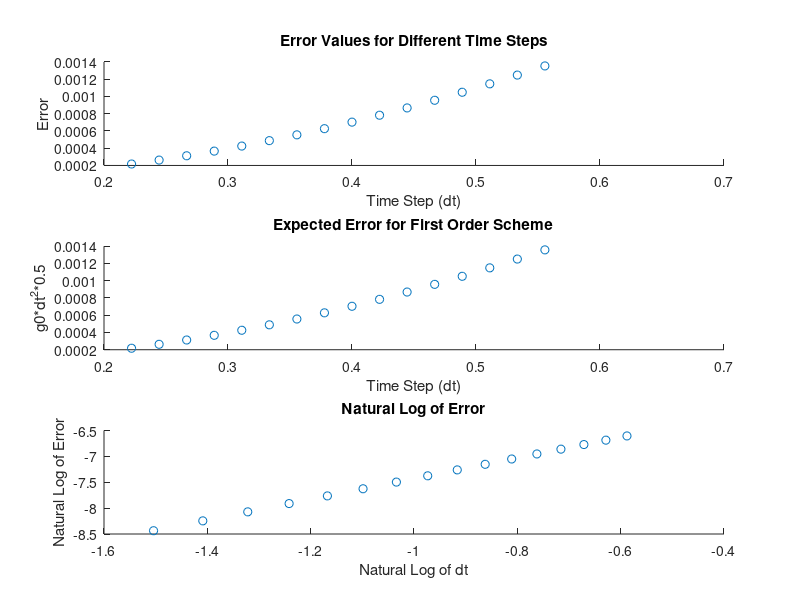

Reproduce this figure in MATLAB.
%%%%%% Euler Method and Analytical Solution Ray Tracing %%%%%%

clear
close all

%%%%%%%% Create Velocity and Slowness Models %%%%%%%%

v0 = 0.5;
vf = 5;
dv = .01; 
nv = floor((vf - v0)/dv);

s0_2 = 1/v0^2;
sf_2 = 1/vf^2;

gradSlo2 = (sf_2 - s0_2) / nv;

nx = nv; 
nz = nv;
vals = [1:nv];
            
%%%%%%%% Euler's Method Implementation %%%%%%%%%

t0 = 0; 
tf = 100:10:250;
nt = nv; 
slope = 1:numel(tf);
d_t = 1:numel(tf);
error = 1:numel(tf); 
xPos0 = 0; 
zPos0 = 0; 

xPos = vals;
zPos = vals;
xDir = vals;
zDir = vals;
tVec = vals;

xPos(1) = xPos0;
zPos(1) = zPos0;

alpha=30; 

gVx = 0;
gVz = gradSlo2; 
xDir0 = sind(alpha); 
zDir0 = cosd(alpha); 
xDir(1) = xDir0; 
zDir(1) = zDir0; 

%%%%%%% Analytical Solution Parameters

xPlt = [1:nx];
zPlt = [1:nz];

for itf=1:numel(tf)
    dt = (tf(itf) - t0)/nt;
    d_t(itf) = dt; 
    for ix=1:nx-1
        xPos(ix+1) = xPos(ix) + xDir(ix)*dt;
        xDir(ix+1) = xDir(ix) + gVx*dt; 

        zPos(ix+1) = zPos(ix) + zDir(ix)*dt;
        zDir(ix+1) = zDir(ix) + gVz*dt; 

        if zPos(ix+1) < 0
            zPos(ix+1) = 0; 
        end
    end


    %%%%%%%%%%% Analytical Solution %%%%%%%%%%%%%%
    for it=1:nt               % fill tVec with times
        tVec(it) = t0 + (it-1) * dt;
    end
    for it=1:nt
        t = tVec(it);
        xPos_ = xPos0 + xDir0*t + gVx * t*t * 0.5;
        zPos_ = zPos0 + zDir0*t + gVz * t*t * 0.5;

        if zPos_ < 0
            zPos_ = 0;
        end

        xPlt(it) = xPos_; 
        zPlt(it) = zPos_; 
    end
    diffX = xPos-xPlt; 
    diffZ = zPos-zPlt; 
    magDiff = sqrt(diffX.^2 + diffZ.^2);
    maxmD = max(magDiff);
    slope(itf) = maxmD/find(magDiff==maxmD);
    
    %%%%% for comparison %%%%%
    error(itf) = -gradSlo2 * dt*dt * 0.5; 
    
end
subplot(3,1,1)
scatter(d_t,slope)
title('Error Values for Different Time Steps')
xlabel('Time Step (dt)')
ylabel('Error')
subplot(3,1,2)
scatter(d_t,error)
title('Expected Error for First Order Scheme')
xlabel('Time Step (dt)')
ylabel('g0*dt^2*0.5')
subplot(3,1,3)
scatter(log(d_t),log(slope))
title('Natural Log of Error')
xlabel('Natural Log of dt')
ylabel('Natural Log of Error')
hold off


